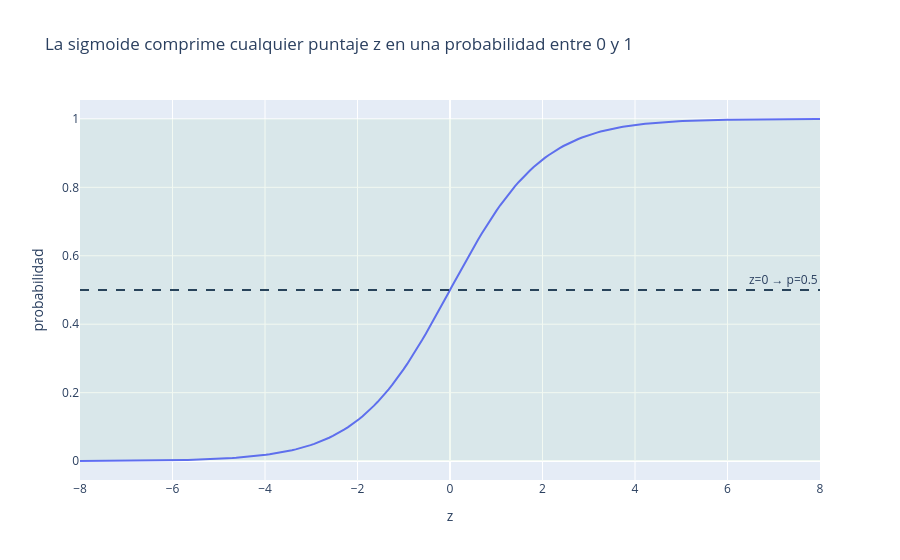

Notebook source saved alongside this figure:
### Markdown cell above
Necesitamos una función que tome cualquier número real (el puntaje $z$, que
puede ser gigante, negativo, lo que sea) y lo "aplaste" para que siempre quede
entre 0 y 1, sin perder el orden (un $z$ más alto debe seguir dando una
probabilidad más alta). La función que hace justo eso es la **sigmoide**:

$$p = \sigma(z) = \frac{1}{1 + e^{-z}}$$

- Si $z$ es muy negativo, $e^{-z}$ se vuelve enorme, así que $p$ se acerca a 0.
- Si $z$ es muy positivo, $e^{-z}$ se acerca a 0, así que $p$ se acerca a 1.
- Si $z=0$, $p = \frac{1}{1+1} = 0.5$: el punto de máxima incertidumbre.

### Code cell
z = np.linspace(-8, 8, 200)
fig = px.line(
    pl.DataFrame({"z": z, "probabilidad": sigmoid(z)}),
    x="z", y="probabilidad",
    title="La sigmoide comprime cualquier puntaje z en una probabilidad entre 0 y 1",
)
fig.add_hline(y=0.5, line_dash="dash", annotation_text="z=0 → p=0.5")
fig.add_hrect(y0=0, y1=1, fillcolor="green", opacity=0.05, line_width=0)
fig.show()

### Figure 1 — Plotly figure (JSON) as saved in the notebook; plotly's stock layout.template omitted (floating-point values rounded to 4 significant figures; data arrays with more than 128 entries replaced by an {"elided": "..."} marker saying what was removed)
{"data": [{"hovertemplate": "z=%{x}<br>probabilidad=%{y}<extra></extra>", "legendgroup": "", "line": {"color": "#636efa", "dash": "solid"}, "marker": {"symbol": "circle"}, "mode": "lines", "name": "", "orientation": "v", "showlegend": false, "type": "scatter", "x": {"elided": "200 float values"}, "xaxis": "x", "y": {"elided": "200 float values"}, "yaxis": "y"}], "layout": {"annotations": [{"showarrow": false, "text": "z=0 → p=0.5", "x": 1, "xanchor": "right", "xref": "x domain", "y": 0.5, "yanchor": "bottom", "yref": "y"}], "legend": {"tracegroupgap": 0}, "shapes": [{"line": {"dash": "dash"}, "type": "line", "x0": 0, "x1": 1, "xref": "x domain", "y0": 0.5, "y1": 0.5, "yref": "y"}, {"fillcolor": "green", "line": {"width": 0}, "opacity": 0.05, "type": "rect", "x0": 0, "x1": 1, "xref": "x domain", "y0": 0, "y1": 1, "yref": "y"}], "title": {"text": "La sigmoide comprime cualquier puntaje z en una probabilidad entre 0 y 1"}, "xaxis": {"anchor": "y", "domain": [0.0, 1.0], "title": {"text": "z"}}, "yaxis": {"anchor": "x", "domain": [0.0, 1.0], "title": {"text": "probabilidad"}}}}
